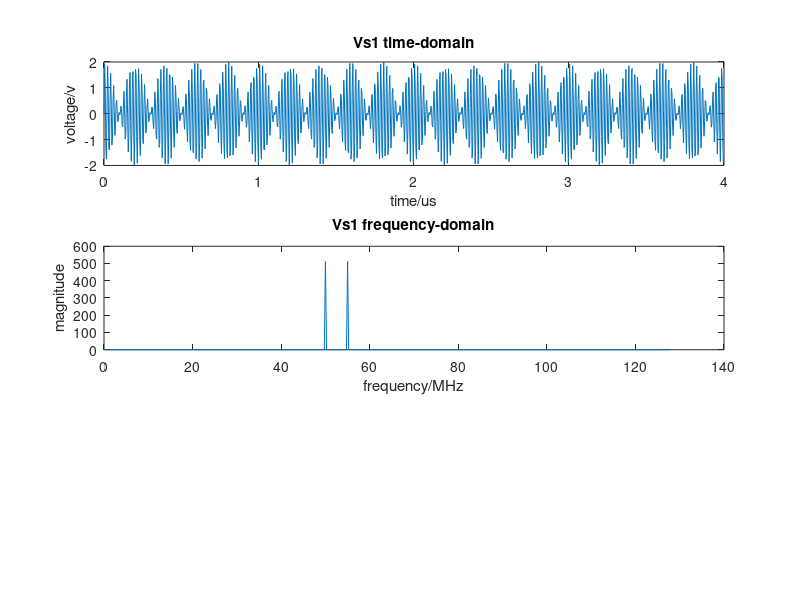
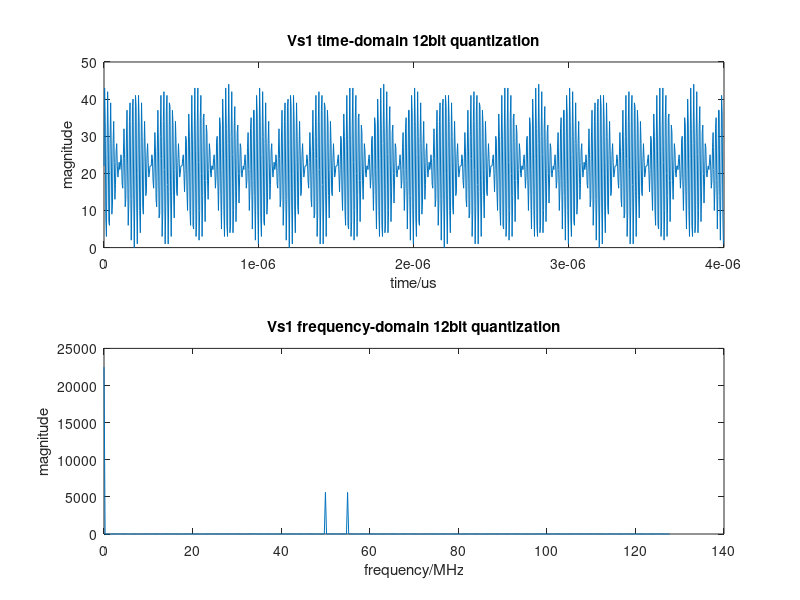
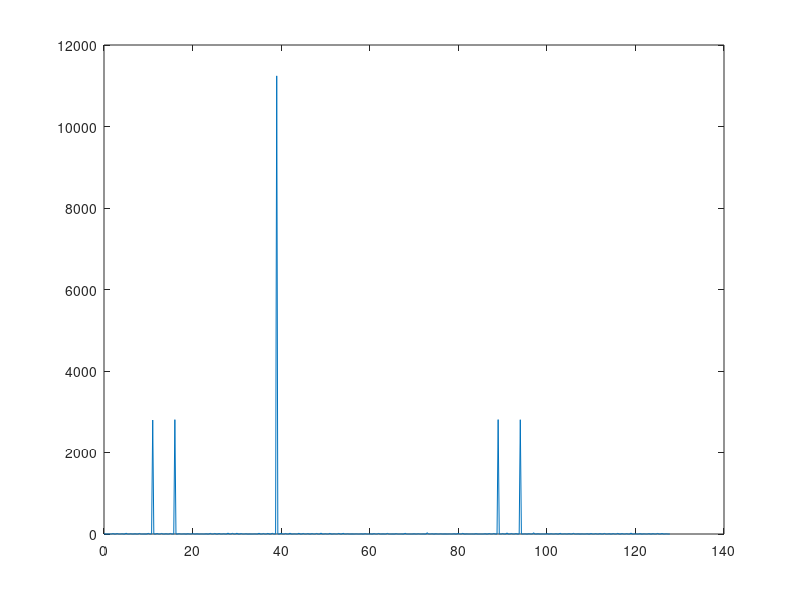

The MATLAB script that drew these images, in order: (Note: this script raises an error after producing the figures.)
% simulation model of FRB monitoring system
clear all
close all
clc

%% Generate original signal Vs1

fs = 256e6;
t = 0:1/fs:0.000004-1/fs;
%Vs1 = chirp(t,50e6,0.000004,40e6);
Vs1 = sin(2*pi*50e6*t)+sin(2*pi*55e6*t);

N = length(Vs1);
N_2 = ceil(N/2);

fax_Hz = (0:N-1)*(fs/N);
fftVs1 = fft(Vs1);

figure;
subplot(3,1,1);
plot(t*1e6,Vs1);
title('Vs1 time-domain');
xlabel('time/us');ylabel('voltage/v');

subplot(3,1,2);
plot(fax_Hz(1:N_2)/1e6,abs(fftVs1(1:N_2)));
title('Vs1 frequency-domain')
xlabel('frequency/MHz');ylabel('magnitude');

% subplot(3,1,3);
% plot(fax_Hz(1:N_2)/1e6,abs(fftVs1(1:N_2)));
% title('Vs1 frequency-domain')
% xlabel('frequency/MHz');ylabel('magnitude');

%% ADC 
adcBitWidth = 12;
Vs1 = Vs1+abs(min(Vs1));
Vs1 = round(Vs1*(adcBitWidth-1));
fftVs1 = fft(Vs1);
% 
figure;
subplot(2,1,1);
plot(t,Vs1);
title('Vs1 time-domain 12bit quantization');
xlabel('time/us');ylabel('magnitude');

subplot(2,1,2);
plot(fax_Hz(1:N_2)/1e6,abs(fftVs1(1:N_2)));
title('Vs1 frequency-domain 12bit quantization')
xlabel('frequency/MHz');ylabel('magnitude');

%% Tunning
% Down conversion mixer
flo = 39e6;
LO = sin(2*pi*flo*t);

tunnedVs1 = Vs1.*LO;

ffttunnedVs1 = fft(tunnedVs1);

figure;
plot(fax_Hz(1:N_2)/1e6,abs(ffttunnedVs1(1:N_2)));

% lowpass filter
lowpassVs1 = lowpass(tunnedVs1,40e6,fs);

figure;
plot(t,lowpassVs1);

figure;
fftlowpassVs1 = fft(lowpassVs1);
plot(fax_Hz(1:N_2)/1e6,abs(fftlowpassVs1(1:N_2)));



